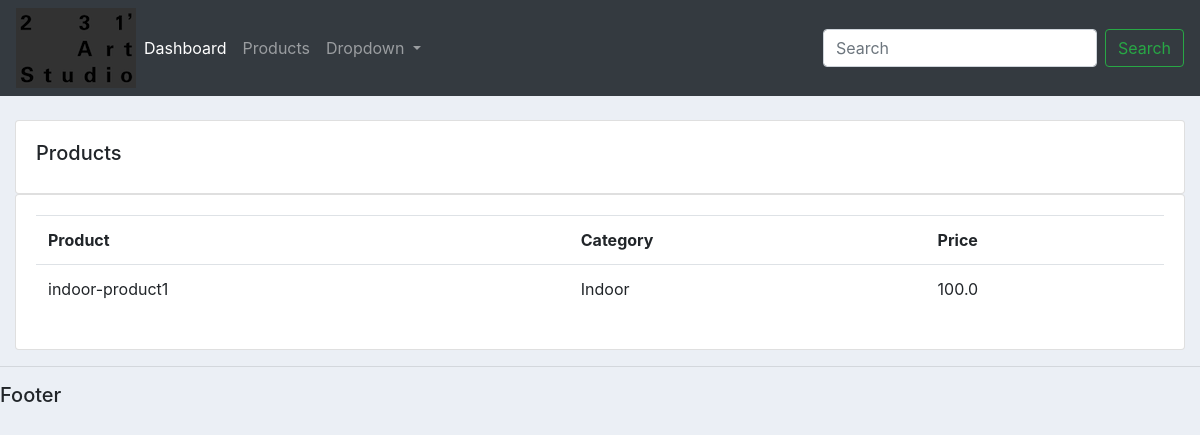
Before: /products/ with the older database file.
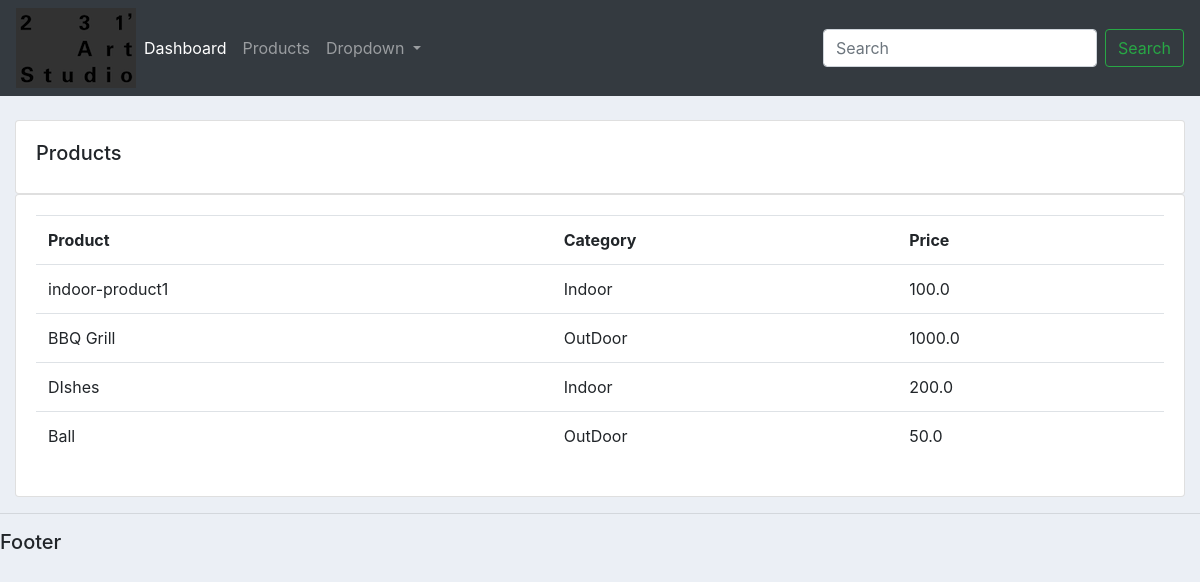
After: the same page with the newer database file.
### accounts/models.py (models this page shows, shortened)
class Product(models.Model):
	CATEGORY = (
		('Indoor', 'Indoor'),
		('OutDoor', 'OutDoor'),
		)
	name = models.CharField(max_length=200, null=True)
	price = models.FloatField(null=True)
	category = models.CharField(max_length=200, null=True, choices=CATEGORY)
	description = models.CharField(max_length=200, null=True, blank = True)
	date_created = models.DateTimeField(auto_now_add=True, null=True)
	tags = models.ManyToManyField(Tag)

### accounts/views.py (the view)
# urls.py: path('products/', views.products, name="products"),
def products(request):
	products = Product.objects.all()
	return render(request, "accounts/products.html", {'products':products})

### accounts/templates/accounts/products.html
{% extends 'accounts/main.html' %}
{% block content %}
		<br>
		<div class="row">
			<div class="col-md">
				<div class="card card-body">
					<h5>Products</h5>
				</div>
				<div class="card card-body">
					<table class = "table">
						<tr>
							<th>Product</th>
							<th>Category</th>
							<th>Price</th>
						</tr>
						{% for i in products %}
							<tr>
								<td>{{i.name}}</td>
								<td>{{i.category}}</td>
								<td>{{i.price}}</td>
							</tr>
						{% endfor %}
					</table>
				</div>
			</div>
		</div>
{% endblock %}

Changed rows visible on the page:
added Product: name "BBQ Grill", category "OutDoor", price "1000.0"
added Product: name "DIshes", category "Indoor", price "200.0"
added Product: name "Ball", category "OutDoor", price "50.0"
